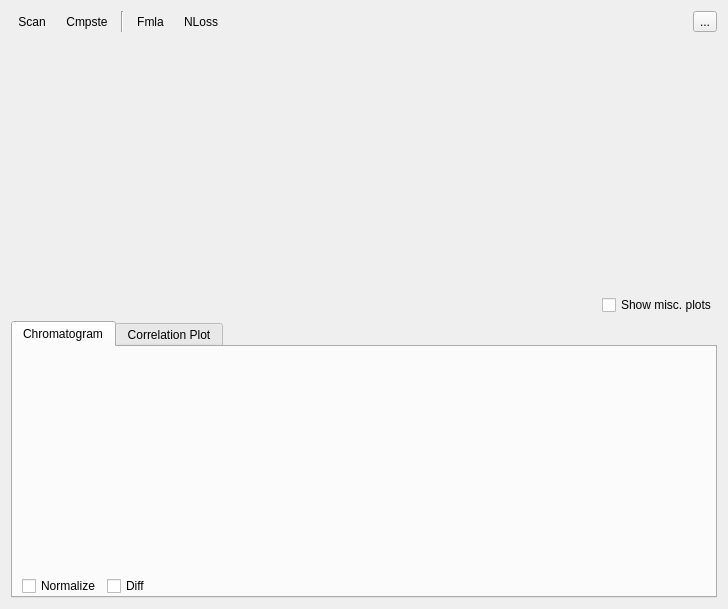
<?xml version="1.0" encoding="UTF-8"?>
<ui version="4.0">
 <class>Form</class>
 <widget class="QWidget" name="Form">
  <property name="geometry">
   <rect>
    <x>0</x>
    <y>0</y>
    <width>728</width>
    <height>609</height>
   </rect>
  </property>
  <property name="windowTitle">
   <string>Form</string>
  </property>
  <layout class="QVBoxLayout" name="verticalLayout_2">
   <item>
    <layout class="QVBoxLayout" name="verticalLayout" stretch="0,1,1">
     <item>
      <layout class="QHBoxLayout" name="horizontalLayout">
       <item>
        <widget class="QToolButton" name="toolScan">
         <property name="text">
          <string>Scan</string>
         </property>
         <property name="autoRaise">
          <bool>true</bool>
         </property>
        </widget>
       </item>
       <item>
        <widget class="QToolButton" name="toolComposite">
         <property name="text">
          <string>Cmpste</string>
         </property>
         <property name="autoRaise">
          <bool>true</bool>
         </property>
        </widget>
       </item>
       <item>
        <widget class="Line" name="line">
         <property name="orientation">
          <enum>Qt::Vertical</enum>
         </property>
        </widget>
       </item>
       <item>
        <widget class="QToolButton" name="toolFindFormula">
         <property name="text">
          <string>Fmla</string>
         </property>
         <property name="autoRaise">
          <bool>true</bool>
         </property>
        </widget>
       </item>
       <item>
        <widget class="QToolButton" name="toolMeasureLoss">
         <property name="text">
          <string>NLoss</string>
         </property>
         <property name="autoRaise">
          <bool>true</bool>
         </property>
        </widget>
       </item>
       <item>
        <spacer name="horizontalSpacer">
         <property name="orientation">
          <enum>Qt::Horizontal</enum>
         </property>
         <property name="sizeHint" stdset="0">
          <size>
           <width>40</width>
           <height>20</height>
          </size>
         </property>
        </spacer>
       </item>
       <item>
        <widget class="QToolButton" name="toolClear">
         <property name="text">
          <string>...</string>
         </property>
        </widget>
       </item>
      </layout>
     </item>
     <item>
      <widget class="MSPlotWidget" name="ms1_plot" native="true"/>
     </item>
     <item>
      <widget class="MSPlotWidget" name="ms2_plot" native="true"/>
     </item>
    </layout>
   </item>
   <item>
    <layout class="QHBoxLayout" name="horizontalLayout_2">
     <property name="bottomMargin">
      <number>0</number>
     </property>
     <item>
      <spacer name="horizontalSpacer_2">
       <property name="orientation">
        <enum>Qt::Horizontal</enum>
       </property>
       <property name="sizeHint" stdset="0">
        <size>
         <width>40</width>
         <height>20</height>
        </size>
       </property>
      </spacer>
     </item>
     <item>
      <widget class="QCheckBox" name="checkShowMiscPlots">
       <property name="text">
        <string>Show misc. plots</string>
       </property>
      </widget>
     </item>
    </layout>
   </item>
   <item>
    <layout class="QVBoxLayout" name="verticalLayout_3">
     <property name="topMargin">
      <number>0</number>
     </property>
     <item>
      <widget class="QTabWidget" name="tabWidget">
       <property name="currentIndex">
        <number>0</number>
       </property>
       <property name="tabBarAutoHide">
        <bool>false</bool>
       </property>
       <widget class="QWidget" name="tab">
        <attribute name="title">
         <string>Chromatogram</string>
        </attribute>
        <layout class="QVBoxLayout" name="verticalLayout_4" stretch="1,0">
         <property name="bottomMargin">
          <number>0</number>
         </property>
         <item>
          <widget class="ChromPlotWidget" name="chromPlotWidget" native="true"/>
         </item>
         <item>
          <layout class="QHBoxLayout" name="horizontalLayout_3">
           <property name="bottomMargin">
            <number>0</number>
           </property>
           <item>
            <widget class="QCheckBox" name="checkNormalize">
             <property name="text">
              <string>Normalize</string>
             </property>
            </widget>
           </item>
           <item>
            <widget class="QCheckBox" name="checkDiff">
             <property name="text">
              <string>Diff</string>
             </property>
            </widget>
           </item>
           <item>
            <spacer name="horizontalSpacer_3">
             <property name="orientation">
              <enum>Qt::Horizontal</enum>
             </property>
             <property name="sizeHint" stdset="0">
              <size>
               <width>40</width>
               <height>20</height>
              </size>
             </property>
            </spacer>
           </item>
          </layout>
         </item>
        </layout>
       </widget>
       <widget class="QWidget" name="tab_2">
        <attribute name="title">
         <string>Correlation Plot</string>
        </attribute>
        <layout class="QVBoxLayout" name="verticalLayout_5">
         <item>
          <widget class="PlotWidget" name="corrPlotWidget" native="true"/>
         </item>
        </layout>
       </widget>
      </widget>
     </item>
    </layout>
   </item>
  </layout>
  <action name="actionScan">
   <property name="checkable">
    <bool>true</bool>
   </property>
   <property name="text">
    <string>Scan</string>
   </property>
   <property name="shortcut">
    <string>Shift+S</string>
   </property>
  </action>
  <action name="actionFindFormula">
   <property name="checkable">
    <bool>true</bool>
   </property>
   <property name="text">
    <string>Fmla</string>
   </property>
   <property name="shortcut">
    <string>Shift+F</string>
   </property>
  </action>
  <action name="actionMeasureLoss">
   <property name="checkable">
    <bool>true</bool>
   </property>
   <property name="text">
    <string>NLoss</string>
   </property>
   <property name="shortcut">
    <string>Shift+L</string>
   </property>
  </action>
  <action name="actionComposite">
   <property name="checkable">
    <bool>true</bool>
   </property>
   <property name="text">
    <string>Cmpste</string>
   </property>
   <property name="shortcut">
    <string>Ctrl+C</string>
   </property>
  </action>
 </widget>
 <customwidgets>
  <customwidget>
   <class>MSPlotWidget</class>
   <extends>QWidget</extends>
   <header>gui.widgets.MSPlotWidget</header>
   <container>1</container>
  </customwidget>
  <customwidget>
   <class>ChromPlotWidget</class>
   <extends>QWidget</extends>
   <header>gui.widgets.ChromPlotWidget</header>
   <container>1</container>
  </customwidget>
  <customwidget>
   <class>PlotWidget</class>
   <extends>QWidget</extends>
   <header>pyqtgraph</header>
   <container>1</container>
  </customwidget>
 </customwidgets>
 <resources/>
 <connections>
  <connection>
   <sender>checkShowMiscPlots</sender>
   <signal>toggled(bool)</signal>
   <receiver>tabWidget</receiver>
   <slot>setVisible(bool)</slot>
   <hints>
    <hint type="sourcelabel">
     <x>645</x>
     <y>244</y>
    </hint>
    <hint type="destinationlabel">
     <x>466</x>
     <y>265</y>
    </hint>
   </hints>
  </connection>
 </connections>
</ui>
